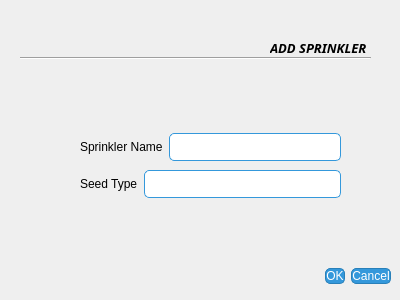
<?xml version="1.0" encoding="UTF-8"?>
<ui version="4.0">
 <class>Dialog</class>
 <widget class="QDialog" name="Dialog">
  <property name="geometry">
   <rect>
    <x>0</x>
    <y>0</y>
    <width>400</width>
    <height>300</height>
   </rect>
  </property>
  <property name="windowTitle">
   <string>Add Spout</string>
  </property>
  <property name="windowIcon">
   <iconset>
    <normaloff>../Lib/Spouticon.png</normaloff>../Lib/Spouticon.png</iconset>
  </property>
  <widget class="QDialogButtonBox" name="buttonBox">
   <property name="geometry">
    <rect>
     <x>50</x>
     <y>260</y>
     <width>341</width>
     <height>32</height>
    </rect>
   </property>
   <property name="styleSheet">
    <string notr="true">QPushButton {
    background-color: #3498db; /* Button color */
    color: #ffffff; /* Text color */
    border-radius: 5px; /* Rounded corners */
    border: 1px solid #2980b9; /* Border color */
}

QPushButton:hover {
    background-color: #2980b9; /* Hover color */
    border: 1px solid #3498db; /* Border color on hover */
}
</string>
   </property>
   <property name="orientation">
    <enum>Qt::Horizontal</enum>
   </property>
   <property name="standardButtons">
    <set>QDialogButtonBox::Cancel|QDialogButtonBox::Ok</set>
   </property>
  </widget>
  <widget class="QLabel" name="label_6">
   <property name="enabled">
    <bool>true</bool>
   </property>
   <property name="geometry">
    <rect>
     <x>30</x>
     <y>10</y>
     <width>111</width>
     <height>31</height>
    </rect>
   </property>
   <property name="font">
    <font>
     <family>Noto Sans</family>
     <pointsize>18</pointsize>
     <italic>true</italic>
     <bold>true</bold>
    </font>
   </property>
   <property name="styleSheet">
    <string notr="true">font: 700 italic 18pt &quot;Noto Sans&quot;;</string>
   </property>
   <property name="text">
    <string/>
   </property>
   <property name="pixmap">
    <pixmap>../Lib/spout4.png</pixmap>
   </property>
   <property name="scaledContents">
    <bool>true</bool>
   </property>
  </widget>
  <widget class="Line" name="line">
   <property name="geometry">
    <rect>
     <x>20</x>
     <y>50</y>
     <width>351</width>
     <height>16</height>
    </rect>
   </property>
   <property name="orientation">
    <enum>Qt::Horizontal</enum>
   </property>
  </widget>
  <widget class="QLabel" name="label_3">
   <property name="geometry">
    <rect>
     <x>270</x>
     <y>40</y>
     <width>141</width>
     <height>16</height>
    </rect>
   </property>
   <property name="font">
    <font>
     <family>Noto Sans</family>
     <pointsize>10</pointsize>
     <italic>true</italic>
     <bold>true</bold>
    </font>
   </property>
   <property name="text">
    <string>ADD SPRINKLER</string>
   </property>
   <property name="margin">
    <number>2</number>
   </property>
  </widget>
  <widget class="QWidget" name="">
   <property name="geometry">
    <rect>
     <x>80</x>
     <y>130</y>
     <width>261</width>
     <height>72</height>
    </rect>
   </property>
   <layout class="QVBoxLayout" name="verticalLayout">
    <item>
     <layout class="QHBoxLayout" name="horizontalLayout">
      <item>
       <widget class="QLabel" name="label">
        <property name="text">
         <string>Sprinkler Name</string>
        </property>
       </widget>
      </item>
      <item>
       <widget class="QLineEdit" name="lineEdit">
        <property name="styleSheet">
         <string notr="true">QLineEdit {
    border: 1px solid #3498db; /* Border color */
    border-radius: 5px; /* Rounded corners */
    padding: 5px; /* Padding inside the QLineEdit */
}

QLineEdit:focus {
    border: 2px solid #2980b9; /* Border color on focus */
}

</string>
        </property>
        <property name="text">
         <string/>
        </property>
       </widget>
      </item>
     </layout>
    </item>
    <item>
     <layout class="QHBoxLayout" name="horizontalLayout_2">
      <item>
       <widget class="QLabel" name="label_2">
        <property name="text">
         <string>Seed Type</string>
        </property>
       </widget>
      </item>
      <item>
       <widget class="QLineEdit" name="lineEdit_2">
        <property name="sizePolicy">
         <sizepolicy hsizetype="Expanding" vsizetype="Fixed">
          <horstretch>0</horstretch>
          <verstretch>0</verstretch>
         </sizepolicy>
        </property>
        <property name="styleSheet">
         <string notr="true">QLineEdit {
    border: 1px solid #3498db; /* Border color */
    border-radius: 5px; /* Rounded corners */
    padding: 5px; /* Padding inside the QLineEdit */
}

QLineEdit:focus {
    border: 2px solid #2980b9; /* Border color on focus */
}
</string>
        </property>
       </widget>
      </item>
     </layout>
    </item>
   </layout>
  </widget>
 </widget>
 <resources/>
 <connections>
  <connection>
   <sender>buttonBox</sender>
   <signal>accepted()</signal>
   <receiver>Dialog</receiver>
   <slot>accept()</slot>
   <hints>
    <hint type="sourcelabel">
     <x>248</x>
     <y>254</y>
    </hint>
    <hint type="destinationlabel">
     <x>157</x>
     <y>274</y>
    </hint>
   </hints>
  </connection>
  <connection>
   <sender>buttonBox</sender>
   <signal>rejected()</signal>
   <receiver>Dialog</receiver>
   <slot>reject()</slot>
   <hints>
    <hint type="sourcelabel">
     <x>316</x>
     <y>260</y>
    </hint>
    <hint type="destinationlabel">
     <x>286</x>
     <y>274</y>
    </hint>
   </hints>
  </connection>
 </connections>
</ui>
